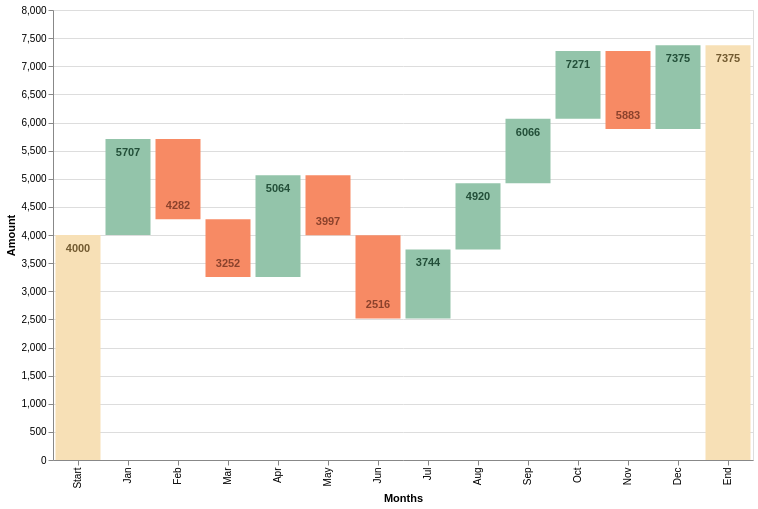

Write a Vega-Lite specification for this figure.
### Vega specification from a JSON file in a GitHub repository (floating-point values rounded to 4 significant figures)
{"$schema": "https://vega.github.io/schema/vega/v3.json", "autosize": "pad", "padding": 5, "width": 700, "height": 450, "style": "cell", "data": [{"name": "source_0", "values": [{"label": "Start", "amount": 4000}, {"label": "Jan", "amount": 1707}, {"label": "Feb", "amount": -1425}, {"label": "Mar", "amount": -1030}, {"label": "Apr", "amount": 1812}, {"label": "May", "amount": -1067}, {"label": "Jun", "amount": -1481}, {"label": "Jul", "amount": 1228}, {"label": "Aug", "amount": 1176}, {"label": "Sep", "amount": 1146}, {"label": "Oct", "amount": 1205}, {"label": "Nov", "amount": -1388}, {"label": "Dec", "amount": 1492}, {"label": "End", "amount": 0}]}, {"name": "data_0", "source": "source_0", "transform": [{"type": "window", "params": [null], "as": ["sum"], "ops": ["sum"], "fields": ["amount"], "sort": {"field": [], "order": []}}, {"type": "formula", "expr": "datum.label === 'End' ? 0 : datum.sum - datum.amount", "as": "previous_amount"}, {"type": "formula", "expr": "datum.label === 'End' ? datum.sum : datum.amount", "as": "amount"}, {"type": "formula", "expr": "datum.amount < 0 ? datum.sum : ''", "as": "sum_dec"}, {"type": "formula", "expr": "datum.amount > 0 ? datum.sum : ''", "as": "sum_inc"}]}, {"name": "data_1", "source": "data_0", "transform": [{"type": "filter", "expr": "datum[\"previous_amount\"] !== null && !isNaN(datum[\"previous_amount\"])"}]}, {"name": "data_2", "source": "data_0", "transform": [{"type": "filter", "expr": "datum[\"sum_inc\"] !== null && !isNaN(datum[\"sum_inc\"])"}]}, {"name": "data_3", "source": "data_0", "transform": [{"type": "filter", "expr": "datum[\"sum_dec\"] !== null && !isNaN(datum[\"sum_dec\"])"}]}], "marks": [{"name": "layer_0_marks", "type": "rect", "style": ["bar"], "from": {"data": "data_1"}, "encode": {"update": {"fill": [{"test": "datum.label === 'Start' || datum.label === 'End'", "value": "#f7e0b6"}, {"test": "datum.amount < 0", "value": "#f78a64"}, {"value": "#93c4aa"}], "x": {"scale": "x", "field": "label"}, "width": {"scale": "x", "band": true}, "y": {"scale": "y", "field": "previous_amount"}, "y2": {"scale": "y", "field": "sum"}}}}, {"name": "layer_1_marks", "type": "text", "style": ["text"], "from": {"data": "data_2"}, "encode": {"update": {"baseline": {"value": "top"}, "dy": {"value": 8}, "fontWeight": {"value": "bold"}, "fill": [{"test": "datum.label === 'Start' || datum.label === 'End'", "value": "#725a30"}, {"value": "#234f39"}], "x": {"scale": "x", "field": "label", "band": 0.5}, "y": {"scale": "y", "field": "sum_inc"}, "text": {"signal": "''+datum[\"sum_inc\"]"}, "align": {"value": "center"}}}}, {"name": "layer_2_marks", "type": "text", "style": ["text"], "from": {"data": "data_3"}, "encode": {"update": {"baseline": {"value": "bottom"}, "dy": {"value": -8}, "fontWeight": {"value": "bold"}, "fill": {"value": "#8b422c"}, "x": {"scale": "x", "field": "label", "band": 0.5}, "y": {"scale": "y", "field": "sum_dec"}, "text": {"signal": "''+datum[\"sum_dec\"]"}, "align": {"value": "center"}}}}], "scales": [{"name": "x", "type": "band", "domain": {"fields": [{"data": "data_1", "field": "label"}, {"data": "data_2", "field": "label"}, {"data": "data_3", "field": "label"}]}, "range": [0, {"signal": "width"}], "paddingInner": 0.1, "paddingOuter": 0.05}, {"name": "y", "type": "linear", "domain": {"fields": [{"data": "data_1", "field": "previous_amount"}, {"data": "data_1", "field": "sum"}, {"data": "data_2", "field": "sum_inc"}, {"data": "data_3", "field": "sum_dec"}]}, "range": [{"signal": "height"}, 0], "nice": true, "zero": true}], "axes": [{"scale": "x", "orient": "bottom", "grid": false, "title": "Months", "labelOverlap": true, "encode": {"labels": {"update": {"angle": {"value": 270}, "align": {"value": "right"}, "baseline": {"value": "middle"}}}}, "zindex": 1}, {"scale": "y", "orient": "left", "grid": false, "title": "Amount", "labelOverlap": true, "tickCount": {"signal": "ceil(height/40)"}, "zindex": 1}, {"scale": "y", "orient": "left", "grid": true, "tickCount": {"signal": "ceil(height/40)"}, "gridScale": "x", "domain": false, "labels": false, "maxExtent": 0, "minExtent": 0, "ticks": false, "zindex": 0}], "config": {"axisY": {"minExtent": 30}}}
